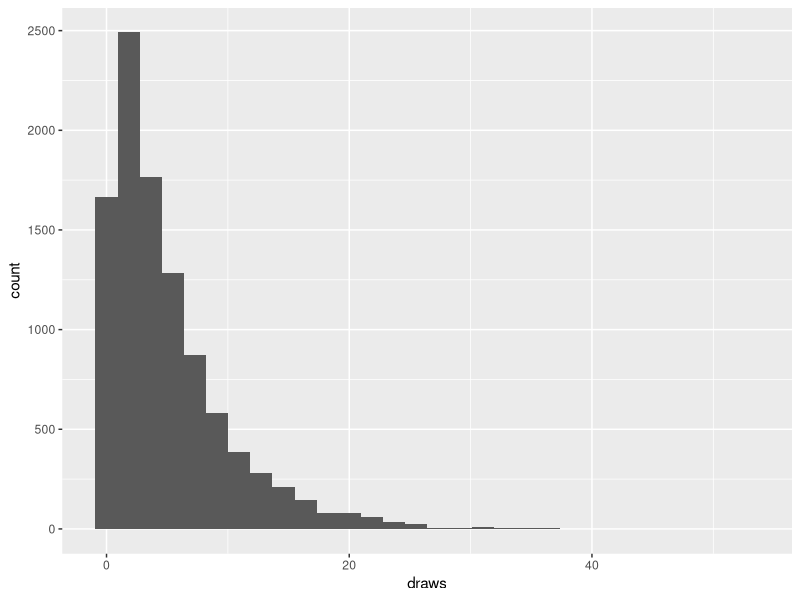
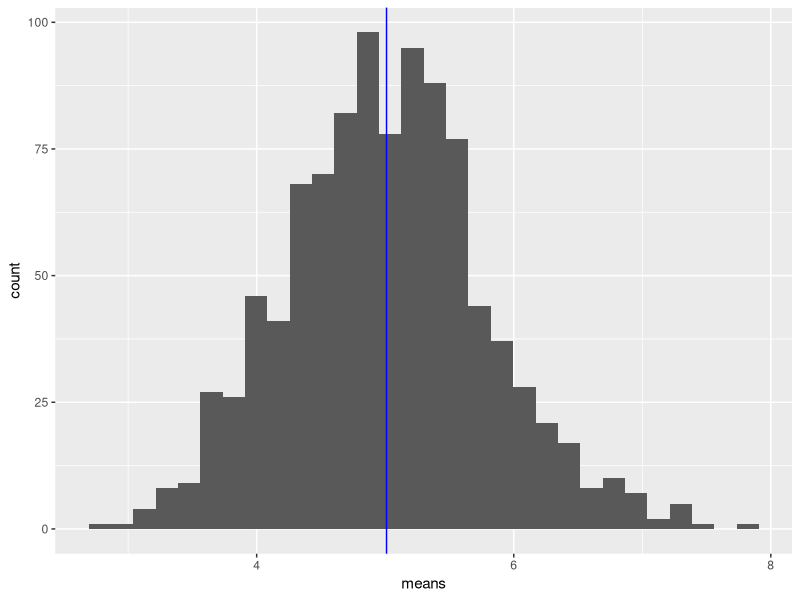
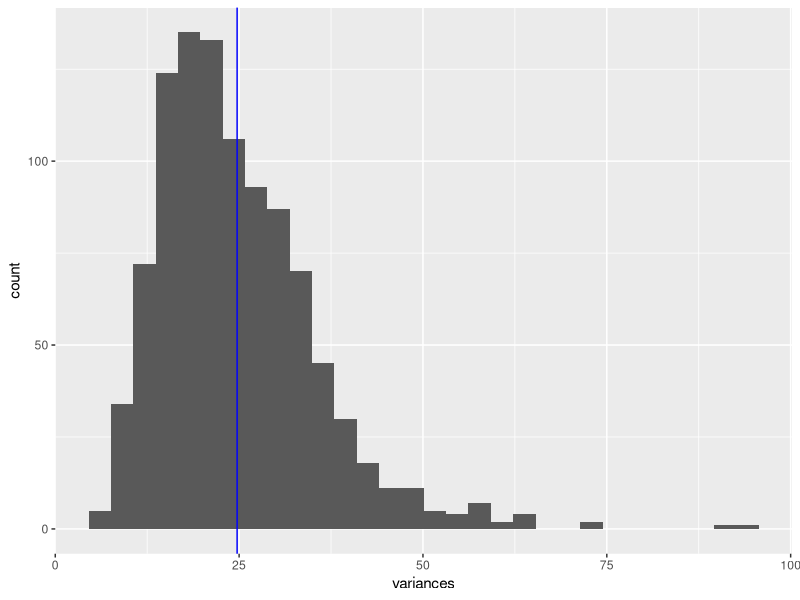
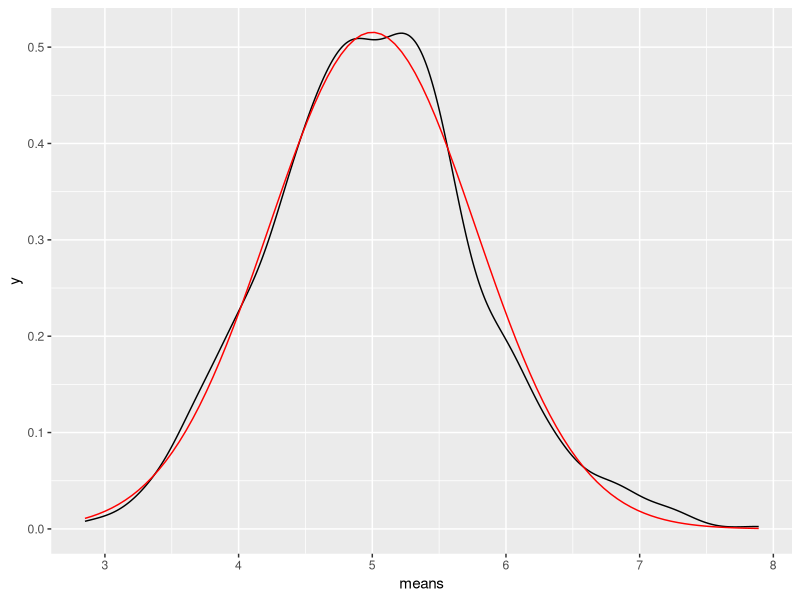

Recreate these plots in R, in order.
## ---- chunk 1
knitr::opts_chunk$set(echo = TRUE)
knitr::opts_chunk$set(warning = FALSE)
knitr::opts_chunk$set(message = FALSE)
## ---- chunk 2
set.seed(10)
simulationExp <- data.frame(draws = rexp(10000, rate = 0.2))
head(simulationExp)
## ---- chunk 3
library(ggplot2)
ggplot(data = simulationExp) +
  geom_histogram(aes(draws))
## ---- chunk 4
set.seed(12)
simulatedMeans = NULL
for (i in 1 : 1000) simulatedMeans = c(simulatedMeans, mean(rexp(40, rate = 0.2)))
simulatedMeans <- data.frame(means = simulatedMeans)
ggplot(data = simulatedMeans) +
  geom_histogram(aes(means))+
  geom_vline(xintercept = mean(simulatedMeans$means), col = "blue")
## ---- chunk 5
mean(simulatedMeans$means)
## ---- chunk 6
t.test(simulatedMeans$means, mu = 5)
## ---- chunk 7
set.seed(12)
simulatedVariance = NULL
for (i in 1 : 1000) simulatedVariance = c(simulatedVariance, sd(rexp(40, rate = 0.2))^2)
simulatedVariance <- data.frame(variances = simulatedVariance)
ggplot(data = simulatedVariance) +
  geom_histogram(aes(variances)) +
  geom_vline(xintercept = mean(simulatedVariance$variances), col = "blue")

## ---- chunk 8
mean(simulatedVariance$variances)
## ---- chunk 9
t.test(simulatedVariance$variances, mu = 25)
## ---- chunk 10
sd(simulatedMeans$means)
## ---- chunk 11
25/40
## ---- chunk 12
ggplot(data = simulatedMeans) +
  geom_density(aes(means)) +
  stat_function(fun = dnorm, 
                colour = "red", 
                args = list(mean = 5, 
                            sd = sd(simulatedMeans$means)))
